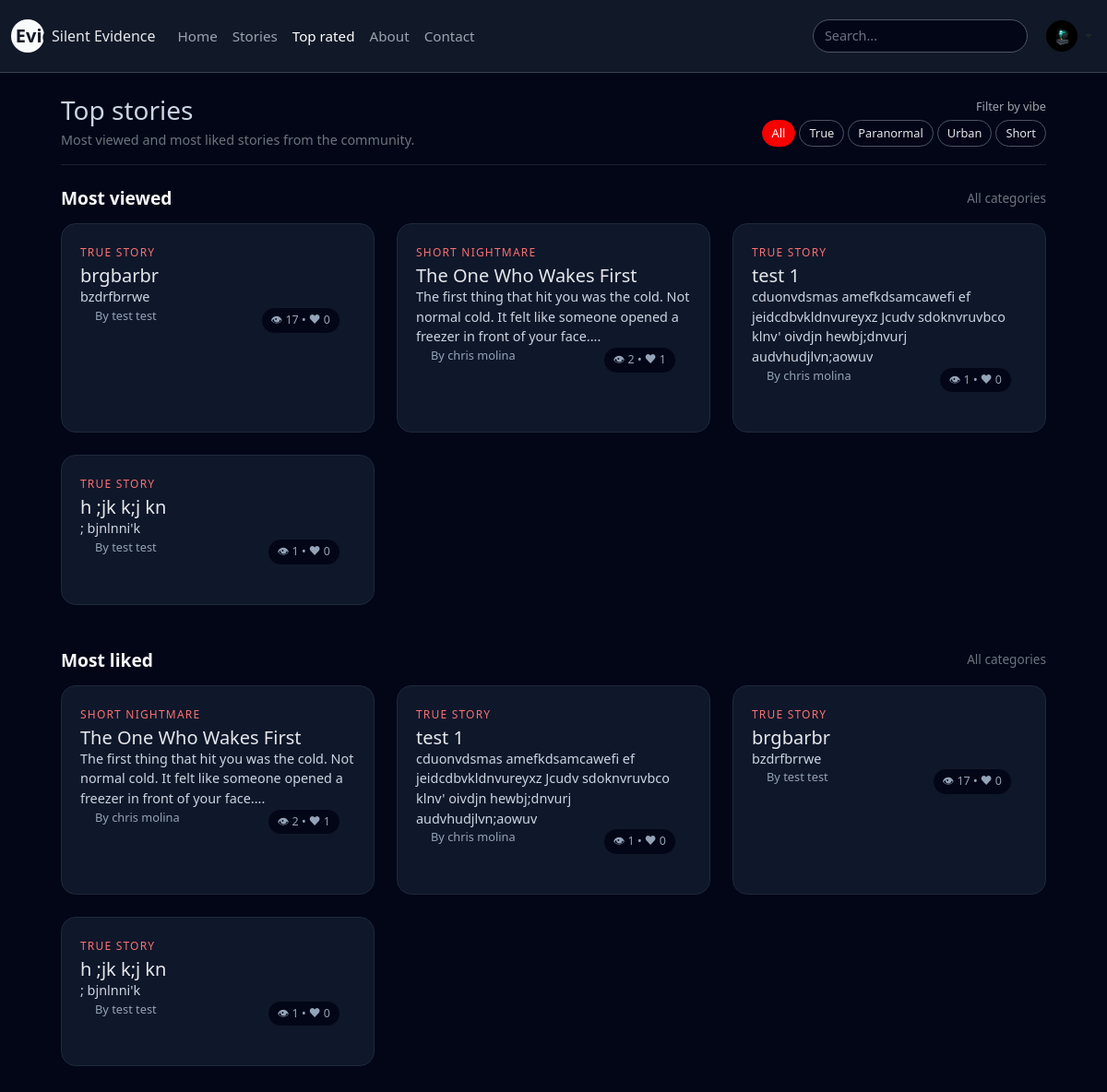
Before: /top.php (signed in) with the older database file.
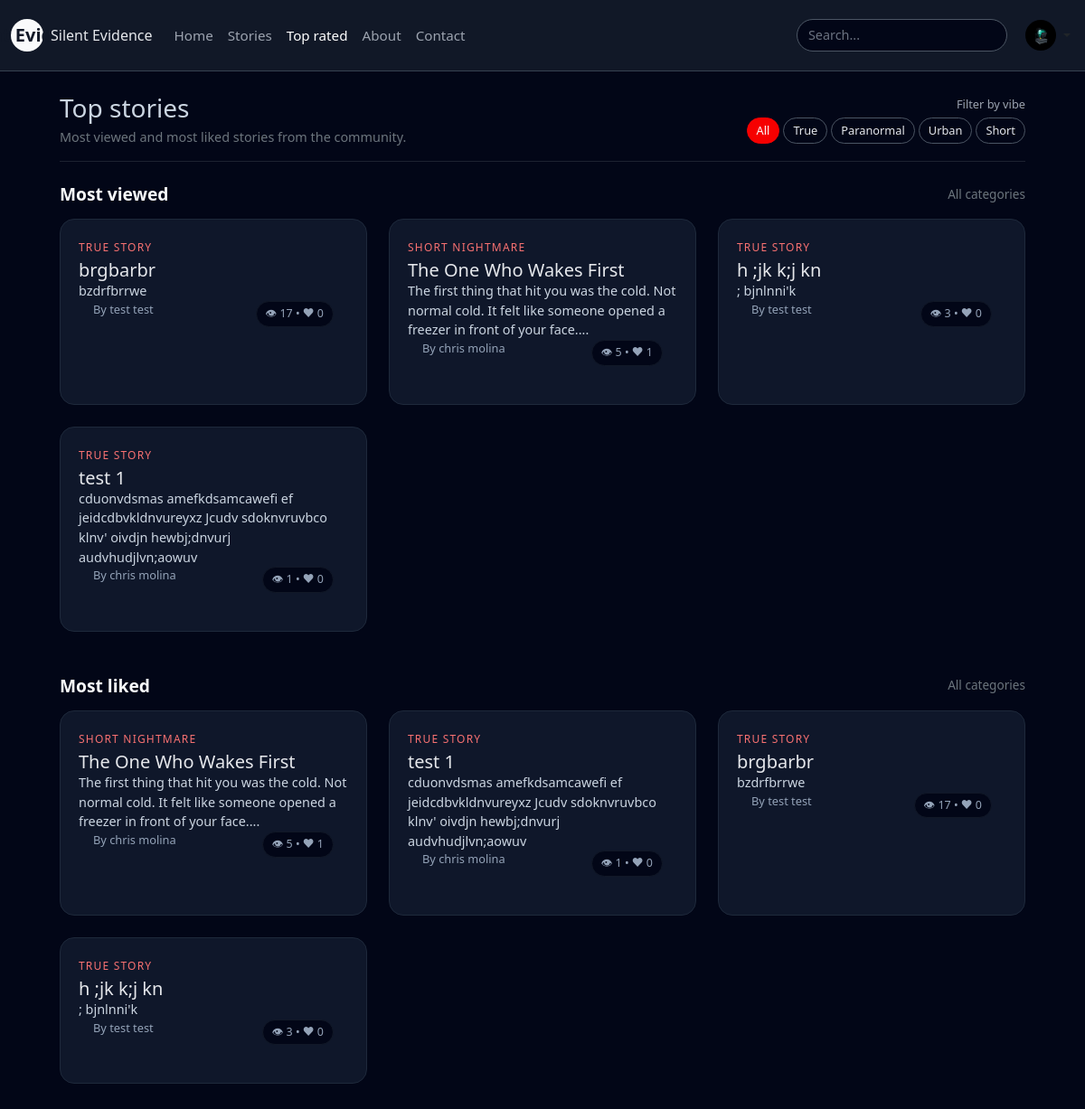
After: the same page with the newer database file.
### tables this page shows
CREATE TABLE `stories` (
  `id` int(10) UNSIGNED NOT NULL,
  `user_id` int(10) UNSIGNED NOT NULL,
  `title` varchar(200) NOT NULL,
  `slug` varchar(220) NOT NULL,
  `category` enum('true','paranormal','urban','short','haunted','ghosts','missing','crime','sleep','forest','night','calls','creatures','abandoned','psychological') NOT NULL DEFAULT 'true',
  `content` longtext NOT NULL,
  `image_path` varchar(255) DEFAULT NULL,
  `is_published` tinyint(1) NOT NULL DEFAULT 1,
  `is_featured` tinyint(1) NOT NULL DEFAULT 0,
  `views` int(10) UNSIGNED NOT NULL DEFAULT 0,
  `likes` int(10) UNSIGNED NOT NULL DEFAULT 0,
  `image` varchar(255) DEFAULT NULL,
  `created_at` datetime NOT NULL DEFAULT current_timestamp(),
  `updated_at` datetime NOT NULL DEFAULT current_timestamp() ON UPDATE current_timestamp()
);

CREATE TABLE `users` (
  `id` int(10) UNSIGNED NOT NULL,
  `username` varchar(50) NOT NULL,
  `email` varchar(190) NOT NULL,
  `password_hash` varchar(255) NOT NULL,
  `display_name` varchar(100) NOT NULL,
  `avatar` varchar(255) DEFAULT NULL,
  `bio` text DEFAULT NULL,
  `role` enum('user','admin') NOT NULL DEFAULT 'user',
  `created_at` datetime NOT NULL DEFAULT current_timestamp(),
  `last_login` datetime DEFAULT NULL
);

### top.php (the view, shortened to what the changed rows need)
<?php
require 'include/db.php';
$where  = "s.is_published = 1";
$params = [];
$sqlViews = "
    SELECT s.id,
           s.title,
           s.category,
           s.content,
           s.created_at,
           s.views,
           s.likes,
           s.image,
           u.display_name,
           u.username,
           u.avatar
      FROM stories s
      JOIN users u ON u.id = s.user_id
     WHERE $where
  ORDER BY s.views DESC, s.created_at DESC
     LIMIT 9
";
$stmt = $pdo->prepare($sqlViews);
$stmt->execute($params);
$topByViews = $stmt->fetchAll(PDO::FETCH_ASSOC);
$sqlLikes = "
    SELECT s.id,
           s.title,
           s.category,
           s.content,
           s.created_at,
           s.views,
           s.likes,
           s.image,
           u.display_name,
           u.username,
           u.avatar
      FROM stories s
      JOIN users u ON u.id = s.user_id
     WHERE $where
  ORDER BY s.likes DESC, s.created_at DESC
     LIMIT 9
";
$stmt = $pdo->prepare($sqlLikes);
$stmt->execute($params);
$topByLikes = $stmt->fetchAll(PDO::FETCH_ASSOC);
?>
<!doctype html>
<html lang="en">
<head>
    <link rel="stylesheet" href="css/style.css">
    <link
        href="https://cdn.jsdelivr.net/npm/bootstrap@5.3.3/dist/css/bootstrap.min.css"
        rel="stylesheet"
    >
</head>
<body>
<?php include 'include/header.php'; ?>
<div class="page-wrapper">
    <div class="d-flex justify-content-between align-items-center mb-3">
        <div>
            <h1 class="h3 mb-1">Top stories</h1>
        </div>
    </div>
    <section class="mb-5">
        <div class="d-flex justify-content-between align-items-center mb-3">
            <h2 class="section-title mb-0">Most viewed</h2>
        </div>
        <?php if (!$topByViews): ?>
            <p class="text-secondary">No stories yet.</p>
        <?php else: ?>
            <div class="row row-cols-1 row-cols-md-3 g-4">
                <?php foreach ($topByViews as $story): ?>
                    <div class="col">
                        <a href="story.php?id=<?php echo (int)$story['id']; ?>" style="text-decoration:none;">
                            <div class="story-card h-100">
                                <div class="card-body">
                                    <div class="category-tag mb-1">
                                        <?php
                                        $cat = $story['category'];
                                        if ($cat === 'true') echo 'TRUE STORY';
                                        elseif ($cat === 'paranormal') echo 'PARANORMAL';
                                        elseif ($cat === 'urban') echo 'URBAN LEGEND';
                                        elseif ($cat === 'short') echo 'SHORT NIGHTMARE';
                                        else echo htmlspecialchars($cat);
                                        ?>
                                    </div>
                                    <h5 class="card-title">
                                        <?php echo htmlspecialchars($story['title']); ?>
                                    </h5>
                                    <p class="card-text mb-0">
                                        <?php
                                        $preview = strip_tags($story['content']);
                                        if (strlen($preview) > 120) {
                                            $preview = substr($preview, 0, 120) . '...';
                                        }
                                        echo htmlspecialchars($preview);
                                        ?>
                                    </p>
                                </div>
                                <div class="card-footer bg-transparent border-0 d-flex justify-content-between px-3 pb-3">
                                    <small class="author">
                                        By <?php echo htmlspecialchars($story['display_name'] ?: $story['username']); ?>
                                    </small>
                                    <small class="stat-chip">
                                        👁 <?php echo (int)$story['views']; ?> • ❤ <?php echo (int)$story['likes']; ?>
                                    </small>
                                </div>
                            </div>
                        </a>
                    </div>
                <?php endforeach; ?>
            </div>
        <?php endif; ?>
    </section>
    <section>
        <div class="d-flex justify-content-between align-items-center mb-3">
            <h2 class="section-title mb-0">Most liked</h2>
        </div>
        <?php if (!$topByLikes): ?>
            <p class="text-secondary">No stories yet.</p>
        <?php else: ?>
            <div class="row row-cols-1 row-cols-md-3 g-4">
                <?php foreach ($topByLikes as $story): ?>
                    <div class="col">
                        <a href="story.php?id=<?php echo (int)$story['id']; ?>" style="text-decoration:none;">
                            <div class="story-card h-100">
                                <div class="card-body">
                                    <div class="category-tag mb-1">
                                        <?php
                                        $cat = $story['category'];
                                        if ($cat === 'true') echo 'TRUE STORY';
                                        elseif ($cat === 'paranormal') echo 'PARANORMAL';
                                        elseif ($cat === 'urban') echo 'URBAN LEGEND';
                                        elseif ($cat === 'short') echo 'SHORT NIGHTMARE';
                                        else echo htmlspecialchars($cat);
                                        ?>
                                    </div>
                                    <h5 class="card-title">
                                        <?php echo htmlspecialchars($story['title']); ?>
                                    </h5>
                                    <p class="card-text mb-0">
                                        <?php
                                        $preview = strip_tags($story['content']);
                                        if (strlen($preview) > 120) {
                                            $preview = substr($preview, 0, 120) . '...';
                                        }
                                        echo htmlspecialchars($preview);
                                        ?>
                                    </p>
                                </div>
                                <div class="card-footer bg-transparent border-0 d-flex justify-content-between px-3 pb-3">
                                    <small class="author">
                                        By <?php echo htmlspecialchars($story['display_name'] ?: $story['username']); ?>
                                    </small>
                                    <small class="stat-chip">
                                        👁 <?php echo (int)$story['views']; ?> • ❤ <?php echo (int)$story['likes']; ?>
                                    </small>
                                </div>
                            </div>
                        </a>
                    </div>
                <?php endforeach; ?>
            </div>
        <?php endif; ?>
    </section>
</div>
</body>
</html>

Changed rows visible on the page:
changed stories "The One Who Wakes First": views "2" → "5"
changed stories "h ;jk k;j kn": views "1" → "3"; moves up the list
